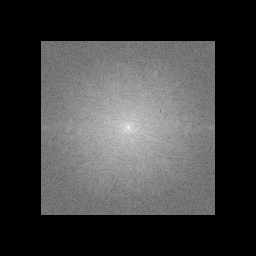

Reproduce this figure in Python.
#!/usr/bin/env python

# Display a compressed spectrum of a medical image using FFT and log scale.

# Factory overrides
import vtkmodules.vtkInteractionStyle  # noqa: F401
import vtkmodules.vtkRenderingFreeType  # noqa: F401
import vtkmodules.vtkRenderingOpenGL2  # noqa: F401

import os

from vtkmodules.vtkIOImage import vtkPNGReader
from vtkmodules.vtkImagingFourier import (
    vtkImageFFT,
    vtkImageFourierCenter,
)
from vtkmodules.vtkImagingMath import (
    vtkImageLogarithmicScale,
    vtkImageMagnitude,
)
from vtkmodules.vtkRenderingCore import (
    vtkImageActor,
    vtkRenderWindow,
    vtkRenderWindowInteractor,
    vtkRenderer,
)

# Image pipeline
reader = vtkPNGReader()
data_dir = os.environ.get("VPE_DATA_DIR", os.path.dirname(os.path.abspath(__file__)))

reader.SetFileName(os.path.join(data_dir, "fullhead15.png"))

# Forward FFT
fft = vtkImageFFT()
fft.SetInputConnection(reader.GetOutputPort())
fft.ReleaseDataFlagOff()

# Magnitude
magnitude = vtkImageMagnitude()
magnitude.SetInputConnection(fft.GetOutputPort())
magnitude.ReleaseDataFlagOff()

# Center the spectrum
center = vtkImageFourierCenter()
center.SetInputConnection(magnitude.GetOutputPort())

# Log scale compression
compress = vtkImageLogarithmicScale()
compress.SetInputConnection(center.GetOutputPort())
compress.SetConstant(15)
compress.Update()

# Display with vtkImageActor
image_actor = vtkImageActor()
image_actor.GetMapper().SetInputConnection(compress.GetOutputPort())

# Renderer
renderer = vtkRenderer()
renderer.AddActor(image_actor)

# Window
render_window = vtkRenderWindow()
render_window.AddRenderer(renderer)
render_window.SetSize(256, 256)
render_window.SetWindowName("spectrum")

# Scene
renderer.ResetCamera()

# Interactor
interactor = vtkRenderWindowInteractor()
interactor.SetRenderWindow(render_window)

interactor.Initialize()
interactor.Start()
